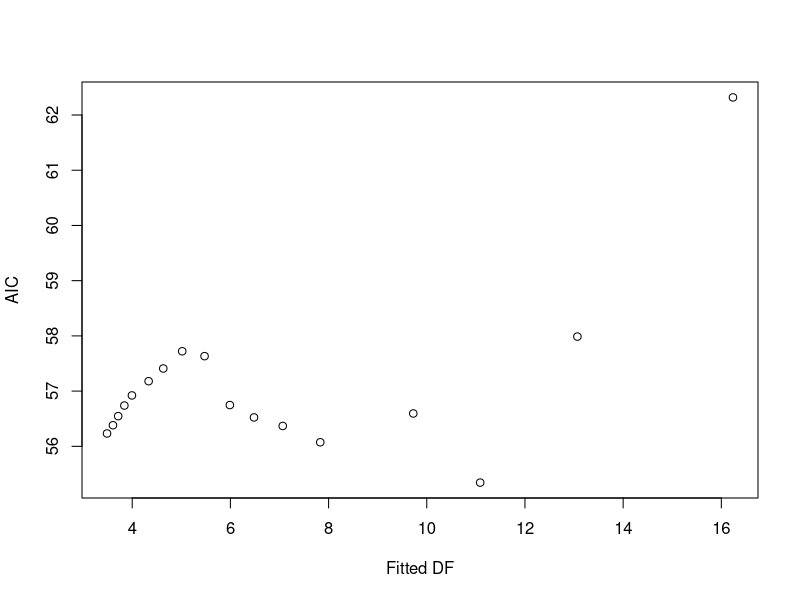

Write R code to recreate this figure.
library(locfit)


### Name: aicplot
### Title: Compute an AIC plot.
### Aliases: aicplot
### Keywords: htest

### ** Examples

data(morths)
plot(aicplot(deaths~age,weights=n,data=morths,family="binomial",
  alpha=seq(0.2,1.0,by=0.05)))
